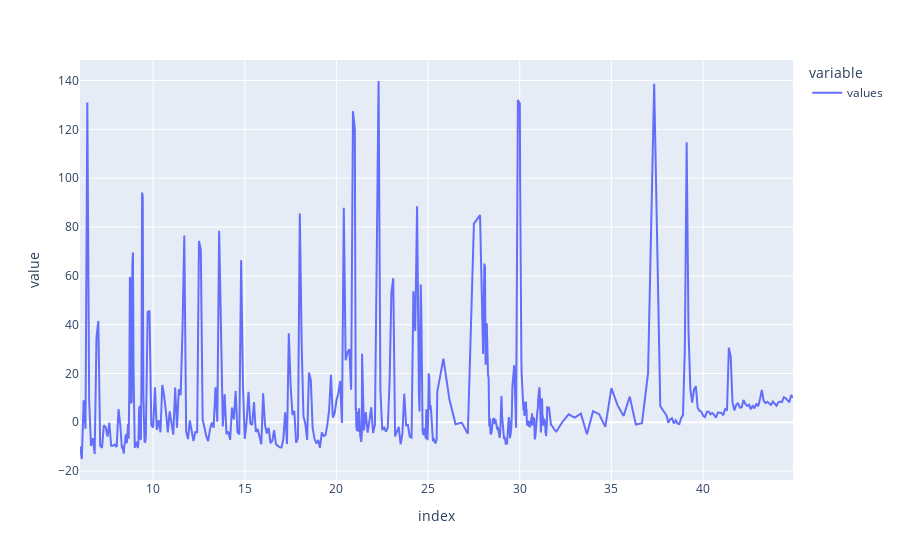

Source (notebook cell):
### Markdown cell above
## Intervalles de mesures constant
La machine faisant les mesures n'a pas une période d'échantillonage constante, cela est problématique pour l'exploitation des données car chaque courbes aura des points d'échantillonage différents. <br>
Plus la période d'échantionnage sera grande plus la quantité de points à analyser dans la partie IA sera faible, il faut donc trouver un équilibre pour garder un nombre de points suffissants pour que la courbe soit exploitable, tout en limitant leur nombre afin que la solution d'IA soit en mesure d'appendre éfficacement sur la base de donnée. <br> 
On utilise donc la fonction `resample` de `pandas` qui permet de donner un échantilonnage constant Associé à `max` qui permet de conserver le maximum des points qui se trouveront entre deux points d'échantilonnage, dans le but de conserver la taille des différents pics.<br>
Ensuite `interpolate` permet de faire une interpolation polynomiale permettant de completer les points qui n'ont pas encore de valeur.

Dans un chromatogramme, tous les différentes zones n'ont pas besoin de la même précision. La période d'échantillonage va donc être différente en fonction de la zone, et sera compris entre 1 et 20 secondes.<br>
Les différentes zones sont indiquées dans les variables `tools.TIMES` et `tools.SECTORS`.

Avant de faire ceci il faut commencer par convertir le temps qui est un valeur en minutes dans un format compréhensible par `pandas`.

### Code cell
newdf = tools.readCSV(PATH)
newdf = tools.adaptCurve(newdf, [7, 22.528, 23.749, 38.614])
print('nouveau nombre de valeur : ', len(newdf), '  ancien nombre de valeur : ', len(df))
newdf.plot()

### Figure 1 — Plotly figure (JSON) as saved in the notebook; plotly's stock layout.template omitted (floating-point values rounded to 4 significant figures; data arrays with more than 128 entries replaced by an {"elided": "..."} marker saying what was removed)
{"data": [{"hovertemplate": "variable=values<br>index=%{x}<br>value=%{y}<extra></extra>", "legendgroup": "values", "line": {"color": "#636efa", "dash": "solid"}, "mode": "lines", "name": "values", "orientation": "v", "showlegend": true, "type": "scatter", "x": {"elided": "504 float values"}, "xaxis": "x", "y": {"elided": "504 float values"}, "yaxis": "y"}], "layout": {"legend": {"title": {"text": "variable"}, "tracegroupgap": 0}, "margin": {"t": 60}, "xaxis": {"anchor": "y", "domain": [0, 1], "title": {"text": "index"}}, "yaxis": {"anchor": "x", "domain": [0, 1], "title": {"text": "value"}}}}
